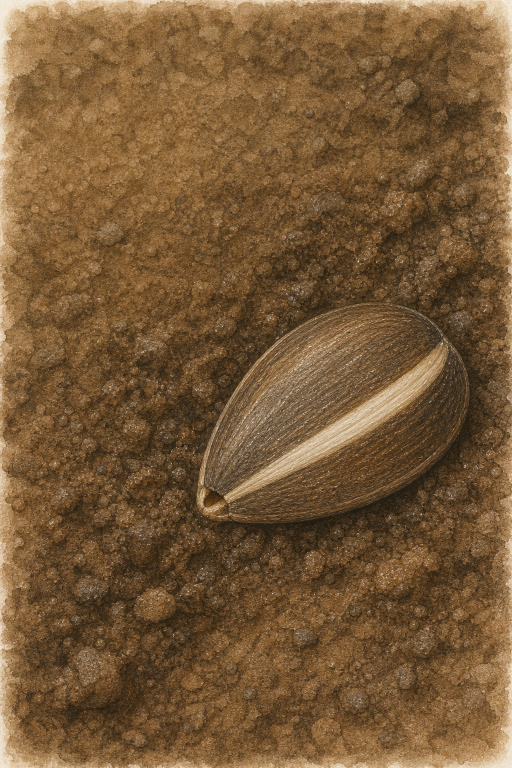
#> input picture outputs/picturebooks/dongwu-yu-ziran-kepu/zhiwu-shengzhang-hua-kai-le/artwork/clean/page-03-clean.png, 1024 x 1536 px (shown at 1/2 size); its folder holds only this picture in this run
$ python render_book.py normalize
#> lines starting #> are read from the running program, lines starting #| are printed output that depends on the picture
from __future__ import annotations

import argparse
import os
from pathlib import Path

from PIL import Image, ImageDraw, ImageFont, ImageOps


LOCKED_SIZE = (1536, 2048)
TARGET_RATIO = LOCKED_SIZE[0] / LOCKED_SIZE[1]

PAGE_TEXT = {
    1: "泥土里，\n小种子睡着了。",
    2: "滴答，滴答。\n雨点来敲门。",
    3: "喝饱水，\n小种子裂开啦。",
    4: "小白根，\n先往下伸一伸。",
    5: "小嫩芽，\n再往上顶一顶。",
    6: "太阳照一照，\n两片小叶张开了。",
    7: "雨点来，太阳照。\n真叶一片片长。",
    8: "茎长高了，\n小花苞也来了。",
    9: "一片，两片……\n花开了！",
}

PAGE_SIDE = {1: "left", 2: "right", 3: "left", 4: "right", 5: "left", 6: "right", 7: "left", 8: "right", 9: "left"}
LIGHT_TEXT_PAGES = {3, 4}


def center_crop_box(width: int, height: int) -> tuple[int, int, int, int]:
    current_ratio = width / height
    if current_ratio > TARGET_RATIO:
        crop_width = round(height * TARGET_RATIO)
        left = (width - crop_width) // 2
        return left, 0, left + crop_width, height
    crop_height = round(width / TARGET_RATIO)
    top = (height - crop_height) // 2
    return 0, top, width, top + crop_height


def normalize_image(path: Path) -> None:
    with Image.open(path) as source:
#> source is the input picture: PIL image 1024x1536 RGB; mean R, G, B 119.6, 89.4, 55.5
        image = source.convert("RGB")
        image = image.crop(center_crop_box(*image.size))
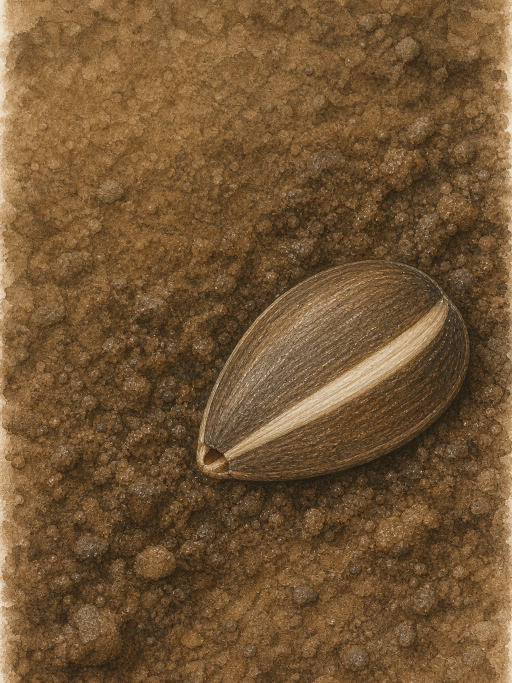
#> image: PIL image 1024x1365 RGB (shown at 1/2 size); mean R, G, B 115.2, 85.5, 52.2
        image = image.resize(LOCKED_SIZE, Image.Resampling.LANCZOS)
#> image: PIL image 1536x2048 RGB
        temporary = path.with_suffix(".normalized.png")
        image.save(temporary, format="PNG", optimize=True)
    temporary.replace(path)


def normalize(root: Path) -> int:
    clean_dir = root / "artwork" / "clean"
    files = sorted(clean_dir.glob("*.png"))
    if not files:
        raise FileNotFoundError(f"No PNG files found in {clean_dir}")
    for path in files:
        normalize_image(path)
    print(f"normalized={len(files)} size={LOCKED_SIZE[0]}x{LOCKED_SIZE[1]}")
    return 0


# [30 lines left out: functions font_candidates, resolve_font_path, not called in this run]


def load_font(path: Path, size: int) -> ImageFont.FreeTypeFont:
    return ImageFont.truetype(str(path), size=size)


# [127 lines left out: functions draw_multiline, compose, contact_sheet, verify, not called in this run]


def parse_args() -> argparse.Namespace:
    parser = argparse.ArgumentParser(description="Render the Hua Kai Le picturebook")
    parser.add_argument("command", choices=("normalize", "compose", "contact-sheet", "verify"))
    parser.add_argument("--root", type=Path, default=Path(__file__).resolve().parents[1])
    return parser.parse_args()


def main() -> int:
    args = parse_args()
    if args.command == "normalize":
        return normalize(args.root.resolve())
    if args.command == "compose":
        return compose(args.root.resolve())
    if args.command == "contact-sheet":
        return contact_sheet(args.root.resolve())
    if args.command == "verify":
        return verify(args.root.resolve())
    raise AssertionError(f"Unsupported command: {args.command}")


if __name__ == "__main__":
    raise SystemExit(main())
#> (the program exits here)
